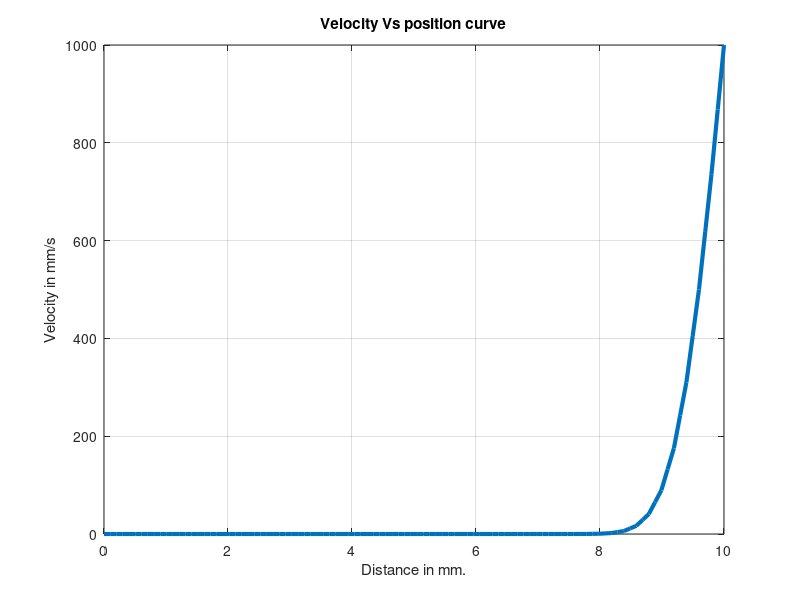

This figure's MATLAB source:
%Submitted by 16BME0099
%Explicit approach
%Since for stable explicit solution lambda value must be less than or equal
%to half we take x-interval as 0.01mm and t interval as 25s giving us
%lambda equal to 0.5. Since we aren't given any certain lambda value.

%% Initializing the variables
tic; %Start the clock
Vo=0; %Initial plate velocity.
Vf=1000; %Converting all units in mm.
yo=0; %initial boundary at y=0mm.
yf=10; %Plate thickness
N=100; %Number of node points.
x=linspace(yo,yf,N); %Creating linearly distributed nodes throughout the length
Vi=ones(N,1)*Vo; %Initial boundary points, velocity values at t=0.
Vt=zeros(N,1); %Operating points at t in certain points.
t=36; %Number of time nodes each node corresponds to every 25s as calculated in notebook.
%Hence 4 nodes means velocities at t=25s, t=50s, t=75s and t=100s.
%% Processing Unit
for i=1:t %Number of node points for time. This decides for how much time we need to calculate
    %velocity values
    for j=2:N-1 %Value of velocity at each node points, since node point 1 and last node points
        %are already defined hence looping from 2 to N-1.
        Vt(j)=Vi(j)+0.5*(Vi(j+1)-(2*Vi(j))+Vi(j-1));
    end
    Vt(1)=Vo; %First and last value remains the same 
    Vt(N)=Vf; %First and last value remains the same
    Vi=Vt; %Updating next loop values from 2-N-1
    %disp(Vt);
    plot(x,Vt,'LineWidth',3); %Plot with LineWidth 3.
    xlabel('Distance in mm.'); %Label x axis
    ylabel('Velocity in mm/s'); %Label y axis
    title('Velocity Vs position curve'); %Title of the graph
    grid on
    pause(0.05); %Create animation effect.
end
toc